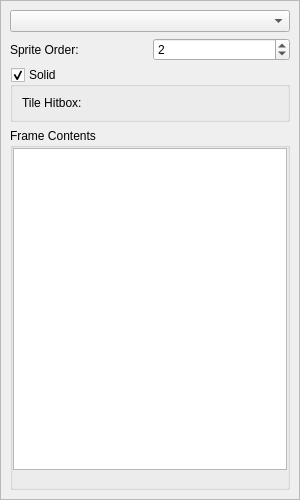
<?xml version="1.0" encoding="UTF-8"?>
<ui version="4.0">
 <class>UnTech::GuiQt::MetaSprite::MetaSprite::FrameDock</class>
 <widget class="QDockWidget" name="UnTech::GuiQt::MetaSprite::MetaSprite::FrameDock">
  <property name="geometry">
   <rect>
    <x>0</x>
    <y>0</y>
    <width>300</width>
    <height>500</height>
   </rect>
  </property>
  <property name="features">
   <set>QDockWidget::DockWidgetMovable</set>
  </property>
  <property name="windowTitle">
   <string>Frame</string>
  </property>
  <widget class="QWidget" name="dockWidgetContents">
   <layout class="QVBoxLayout" name="verticalLayout">
    <property name="leftMargin">
     <number>0</number>
    </property>
    <property name="topMargin">
     <number>0</number>
    </property>
    <property name="rightMargin">
     <number>0</number>
    </property>
    <property name="bottomMargin">
     <number>0</number>
    </property>
    <item>
     <widget class="QScrollArea" name="scrollArea">
      <property name="sizePolicy">
       <sizepolicy hsizetype="MinimumExpanding" vsizetype="Expanding">
        <horstretch>0</horstretch>
        <verstretch>0</verstretch>
       </sizepolicy>
      </property>
      <property name="horizontalScrollBarPolicy">
       <enum>Qt::ScrollBarAlwaysOff</enum>
      </property>
      <property name="widgetResizable">
       <bool>true</bool>
      </property>
      <widget class="QWidget" name="scrollAreaWidgetContents">
       <property name="geometry">
        <rect>
         <x>0</x>
         <y>0</y>
         <width>298</width>
         <height>479</height>
        </rect>
       </property>
       <layout class="QVBoxLayout" name="scrollAreaLayout">
        <item>
         <widget class="QComboBox" name="frameComboBox"/>
        </item>
        <item>
         <widget class="QWidget" name="frameWidget" native="true">
          <layout class="QGridLayout" name="gridLayout">
           <property name="leftMargin">
            <number>0</number>
           </property>
           <property name="topMargin">
            <number>0</number>
           </property>
           <property name="rightMargin">
            <number>0</number>
           </property>
           <property name="bottomMargin">
            <number>0</number>
           </property>
           <item row="0" column="0">
            <widget class="QLabel" name="spriteOrderLabel">
             <property name="text">
              <string>Sprite Order:</string>
             </property>
            </widget>
           </item>
           <item row="0" column="1">
            <widget class="QSpinBox" name="spriteOrder">
             <property name="maximum">
              <number>3</number>
             </property>
             <property name="value">
              <number>2</number>
             </property>
            </widget>
           </item>
           <item row="1" column="0" colspan="2">
            <widget class="QGroupBox" name="solid">
             <property name="title">
              <string>Solid</string>
             </property>
             <property name="checkable">
              <bool>true</bool>
             </property>
             <layout class="QFormLayout" name="formLayout_2">
              <item row="0" column="1">
               <widget class="Ms8rectWidget" name="tileHitbox" native="true"/>
              </item>
              <item row="0" column="0">
               <widget class="QLabel" name="tileHitboxLabel">
                <property name="text">
                 <string>Tile Hitbox:</string>
                </property>
               </widget>
              </item>
             </layout>
            </widget>
           </item>
          </layout>
         </widget>
        </item>
        <item>
         <widget class="QGroupBox" name="frameContentsBox">
          <property name="title">
           <string>Frame Contents</string>
          </property>
          <layout class="QVBoxLayout" name="verticalLayout_2">
           <property name="spacing">
            <number>0</number>
           </property>
           <property name="leftMargin">
            <number>0</number>
           </property>
           <property name="topMargin">
            <number>0</number>
           </property>
           <property name="rightMargin">
            <number>0</number>
           </property>
           <property name="bottomMargin">
            <number>0</number>
           </property>
           <item>
            <widget class="QTreeView" name="frameContents">
             <property name="sizePolicy">
              <sizepolicy hsizetype="MinimumExpanding" vsizetype="MinimumExpanding">
               <horstretch>0</horstretch>
               <verstretch>0</verstretch>
              </sizepolicy>
             </property>
             <property name="minimumSize">
              <size>
               <width>0</width>
               <height>100</height>
              </size>
             </property>
             <property name="horizontalScrollBarPolicy">
              <enum>Qt::ScrollBarAlwaysOff</enum>
             </property>
             <property name="selectionMode">
              <enum>QAbstractItemView::ExtendedSelection</enum>
             </property>
            </widget>
           </item>
           <item>
            <widget class="QToolBar" name="frameContentsButtons">
             <property name="movable">
              <bool>false</bool>
             </property>
             <property name="iconSize">
              <size>
               <width>16</width>
               <height>16</height>
              </size>
             </property>
             <property name="floatable">
              <bool>false</bool>
             </property>
            </widget>
           </item>
          </layout>
         </widget>
        </item>
       </layout>
      </widget>
     </widget>
    </item>
   </layout>
  </widget>
 </widget>
 <customwidgets>
  <customwidget>
   <class>Ms8rectWidget</class>
   <extends>QWidget</extends>
   <header>gui-qt/common/widgets/ms8rectwidget.h</header>
   <container>1</container>
  </customwidget>
 </customwidgets>
 <resources/>
 <connections/>
</ui>
